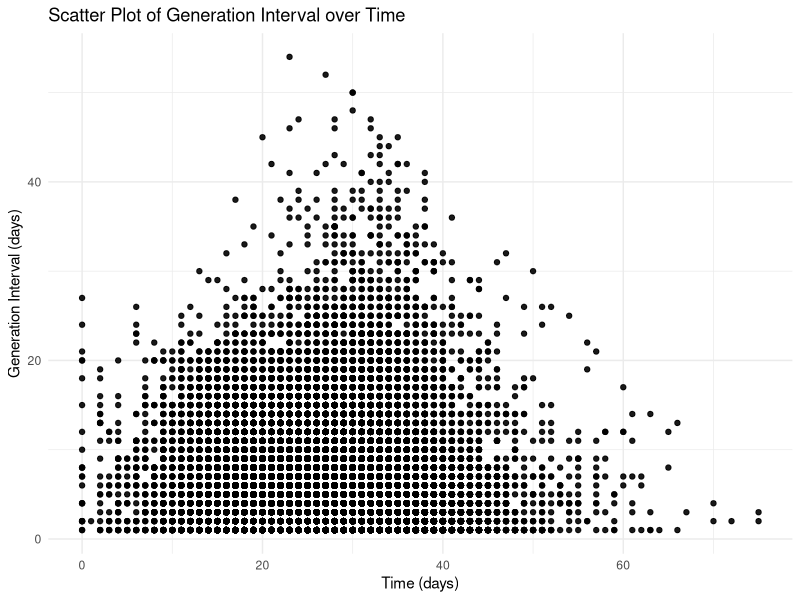

Here is the R script that generated this plot:
####################################################################################
#	Script-file:   Explore_simulated_epidemic.R
# Aim:           Extract summarised statistics from simulated case tracing data
# Project:       Capstone Project 2025
#
#	Data used:	   epidemic.csv
#	Data created:  none
# Student:       Zimo
####################################################################################

# Clean the session
#rm(list=ls()) 

# Change working dictionary
#setwd("~/Documents/Biostatistics/project/R code")

# Load the packages
library(haven)
library(ggplot2)
library(dplyr)
library(patchwork)

# Read in the simulated data
data <- read.csv("epidemic.csv")

# Explore the data
summary(data)

# Calculate generation interval
data$generation_interval <- data$date_infectee_infected - data$date_infector_infected

# Plot the generation interval over time to explore trend
plot_GI <- ggplot(data, aes(x = date_infector_infected, y = generation_interval)) +
  geom_point(alpha = 0.9) +  # Scatter plot
  labs(title = "Scatter Plot of Generation Interval over Time", x = "Time (days)", y = "Generation Interval (days)") +
  theme_minimal()
plot_GI # Print the plot

# Categorize the data into groups based on infectors' infection onset time
data$time_group <- cut(data$date_infector_infected, 
    breaks = seq(0, 80, by = 10),
    right = FALSE, 
    include.lowest = TRUE)


# Function to group, summarise, and plot data
summary_stats <- function(time_interval = 10){
  # Input: time-interval: Group data into time_intervals bins 
  # Initial value is timer_interval = 10, meaning days 1–10 = Group 1, 11–20 = Group 2, ..., 71–80 = Group 8
  
  # Group data by input interval
  data$time_group <- cut(data$date_infector_infected, 
                         breaks = seq(0, 80, by = time_interval),
                         right = FALSE, 
                         include.lowest = TRUE)
  
  # Generate summary statistics of generation interval for each group
  summary_stats <- data %>%
    group_by(time_group) %>%
    summarise(
      count = n(),
      mean = mean(generation_interval),
      median = median(generation_interval),
      sd = sd(generation_interval),
      variance = var(generation_interval),
      q25 = quantile(generation_interval, 0.25),
      q75 = quantile(generation_interval, 0.75),
      min = min(generation_interval),
      max = max(generation_interval)
    )
  print(summary_stats, n = Inf)  # Print all rows
  
  # Plot mean of generation intervals across group 
  plot_meansd <- ggplot(summary_stats, aes(x = time_group, y = mean, group = 1)) +
    geom_point() +  # Scatter plot
    geom_line() +
    geom_ribbon(aes(ymin = mean - sd, ymax = mean + sd), alpha = 0.2) +
    labs(title = "Trend of Mean ± SD Across Groups", x = "Time (days)", y = "Mean Generation Interval (days)") +
    theme_bw()
  
  # Plot median with 25 and 75 percentile
  plot_median <- ggplot(summary_stats, aes(x = time_group, y = median, group = 1)) +
    geom_point() +  # Scatter plot
    geom_line() +
    geom_ribbon(aes(ymin = q25, ymax = q75), alpha = 0.2) +
    labs(title = "Trend of Median with 25-75 percentile Across Groups", x = "Time (days)", y = "Median Generation Interval (days)") +
    theme_bw()
  
  # Combine plots using patchwork
  combined_plot <- plot_meansd / plot_median  # Stack plots vertically
  print(combined_plot)
}
